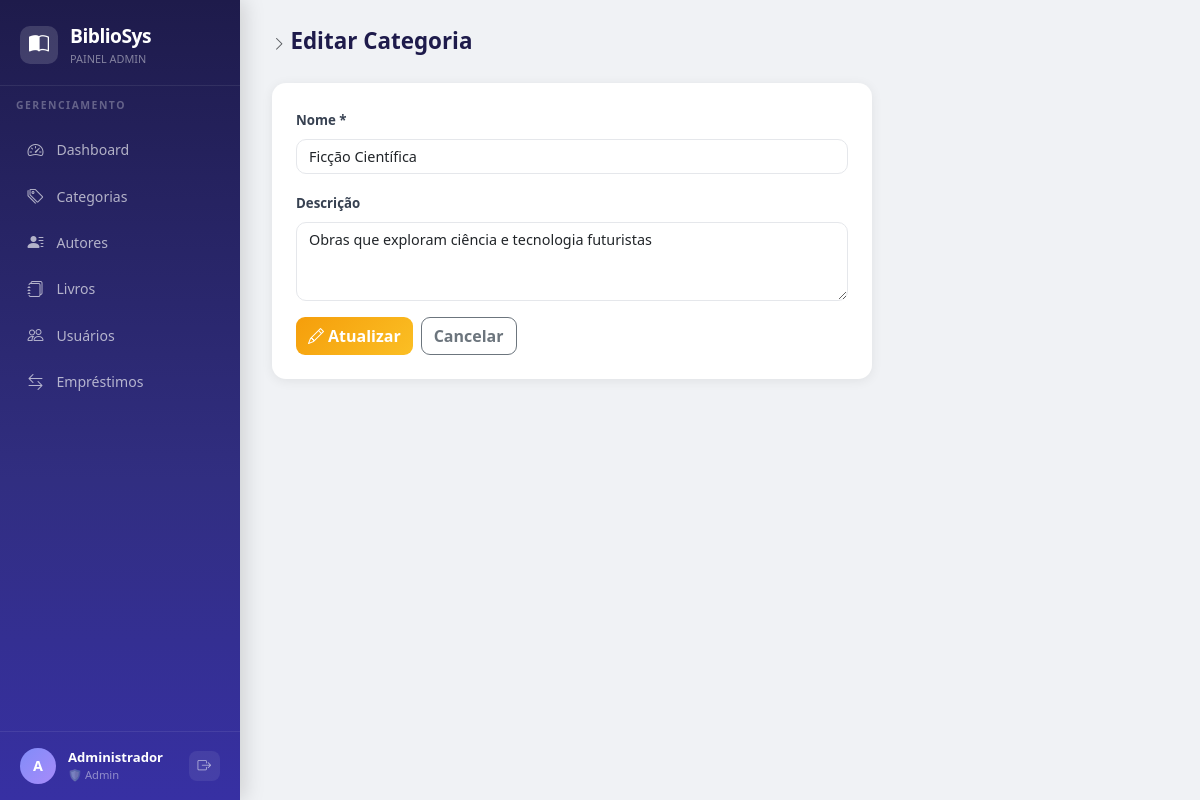
/pages/categorias/edit.php?id=1 (signed in), run on the app's committed database.
### tables this page shows
CREATE TABLE categorias (
    id            INT UNSIGNED AUTO_INCREMENT PRIMARY KEY,
    nome          VARCHAR(100)  NOT NULL,
    descricao     TEXT,
    criado_em     DATETIME DEFAULT CURRENT_TIMESTAMP,
    atualizado_em DATETIME DEFAULT CURRENT_TIMESTAMP ON UPDATE CURRENT_TIMESTAMP
);

### config/auth.php (called while the page is built, shortened)
<?php
function usuarioLogadoRole(): string {
    return $_SESSION['usuario_role'] ?? 'usuario';
}

### classes/Categoria.php (called while the page is built, shortened)
<?php
require_once __DIR__ . '/../config/database.php';
class Categoria {
    private PDO $db;
    public function __construct() {
        $this->db = getConexao();
    }
    public function buscarPorId(int $id): array|false {
        $stmt = $this->db->prepare("SELECT * FROM categorias WHERE id = :id");
        $stmt->execute([':id' => $id]);
        return $stmt->fetch();
    }
}

### config/database.php (called while the page is built, shortened)
<?php
function getConexao(): PDO {
    static $pdo = null;
    if ($pdo === null) {
        $dsn = "mysql:host=" . DB_HOST . ";dbname=" . DB_NAME . ";charset=" . DB_CHARSET;
        $opcoes = [
            PDO::ATTR_ERRMODE            => PDO::ERRMODE_EXCEPTION,
            PDO::ATTR_DEFAULT_FETCH_MODE => PDO::FETCH_ASSOC,
            PDO::ATTR_EMULATE_PREPARES   => false,
        ];
        try {
            $pdo = new PDO($dsn, DB_USER, DB_PASS, $opcoes);
        } catch (PDOException $e) {
            die('<div style="color:red;font-family:sans-serif;padding:20px;">
                <h2>Erro de Conexão com o Banco de Dados</h2>
                <p>' . htmlspecialchars($e->getMessage()) . '</p>
                <p>Verifique as configurações em <code>config/database.php</code></p>
            </div>');
        }
    }
    return $pdo;
}

### pages/categorias/edit.php (the view, shortened to what this page needs)
<?php
require_once __DIR__ . '/../../config/auth.php';
require_once __DIR__ . '/../../config/layout.php';
require_once __DIR__ . '/../../classes/Categoria.php';
$cat  = new Categoria();
$id   = (int)($_GET['id'] ?? 0);
$item = $cat->buscarPorId($id);
?>
<div class="card p-4" style="max-width:600px;">
  <form method="post">
    <div class="mb-3">
      <label class="form-label">Nome *</label>
      <input type="text" name="nome" class="form-control" required maxlength="100"
             value="<?= htmlspecialchars($_POST['nome'] ?? $item['nome']) ?>">
    </div>
    <div class="mb-3">
      <label class="form-label">Descrição</label>
      <textarea name="descricao" class="form-control" rows="3"><?= htmlspecialchars($_POST['descricao'] ?? $item['descricao']) ?></textarea>
    </div>
    <div class="d-flex gap-2">
      <button type="submit" class="btn btn-warning"><i class="bi bi-pencil me-1"></i>Atualizar</button>
      <a href="index.php" class="btn btn-outline-secondary">Cancelar</a>
    </div>
  </form>
</div>

### config/layout.php (style rules this page uses)
:root { --sidebar-bg: linear-gradient(180deg,#1e1b4b 0%,#312e81 60%,#3730a3 100%); --sidebar-w: 240px; --accent: #6366f1; --accent-light: #e0e7ff; }
body { background:#f0f2f5; font-family:"Segoe UI",sans-serif; margin:0; }
.card { border:none !important; border-radius:14px !important; box-shadow:0 2px 12px rgba(0,0,0,.07) !important; }
.btn { border-radius:9px; font-weight:600; }
.btn-warning { background:linear-gradient(135deg,#f59e0b,#fbbf24); border:none; color:#fff; }
.form-control, .form-select { border-radius:10px !important; border:1.5px solid #e5e7eb !important; font-size:.9rem; transition:border-color .2s, box-shadow .2s; }
.form-label { font-weight:600; font-size:.83rem; color:#374151; }

### data on the page
categorias: nome "Ficção Científica", descricao "Obras que exploram ciência e tecnologia futuristas"

### other printed values
$item['label'] "Dashboard"
$item['label'] "Categorias"
$item['label'] "Autores"
$item['label'] "Livros"
$item['label'] "Usuários"
$item['label'] "Empréstimos"
$inicial "A"
$nome "Administrador"
$titulo "Editar Categoria"
